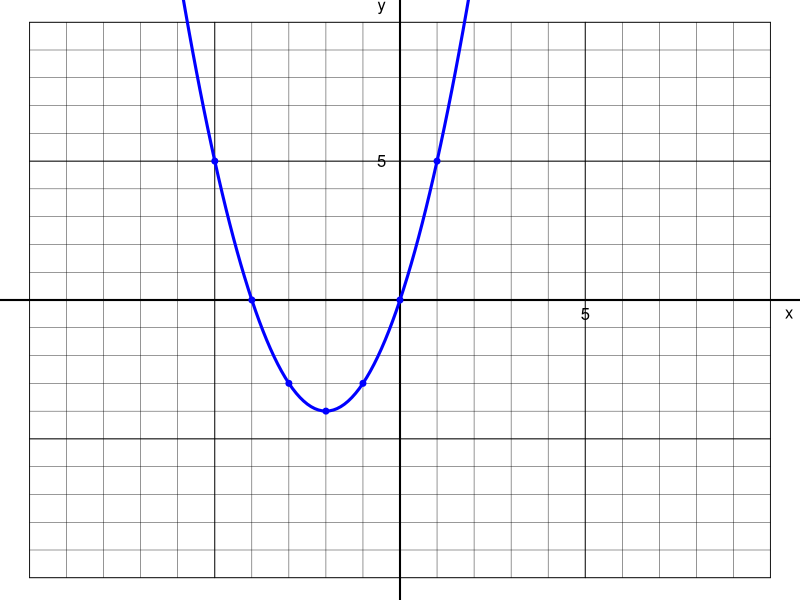

The R source for this figure:
## ---- chunk 1
hk = sample(1:6,2)*sample(c(-1,1),2,T)
h = hk[1]
k = hk[2]

lr = c("left","right")[(sign(h)+1)/2+1]
du = c("down","up")[(sign(k)+1)/2+1]

x1 = seq(-30,30,0.1)
y1 = (x1)^2
x2 = x1+h
y2 = y1+k

px1 = -30:30
py1 = (px1)^2
px2 = px1+h
py2 = py1+k


cch = paste0("(x+",-h,")^2+",k,collapse="")
cch = gsub("+-","-",cch,fixed=T)
ach = character()
for(i in c(-1,1)){
    for(j in c(-1,1)){
        ch = paste0("(x+",-h*i,")^2+",k*j,collapse="")
        ch = gsub("+-","-",ch,fixed=T)
        ach = c(ach,ch)
        ch = paste0("(x+",k*i,")^2+",h*j,collapse="")
        ch = gsub("+-","-",ch,fixed=T)
        ach = c(ach,ch)
    }
}
ach = sort(ach)
al = paste0("* $y=",ach,"$",collapse="\n")
sol = paste0(1*(ach==cch),collapse="")


## ---- chunk 2
par(mar=c(0,0,0,0),oma=c(0,0,0,0))
plot(0,0,"n",xlim=c(-10,10),ylim=c(-10,10),axes=F,ann=F)
for(i in -10:10){
    lines(c(i,i),c(-10,10),lwd=0.4)
    lines(c(-10,10),c(i,i),lwd=0.4)
}
for(i in seq(-10,10,5)){
    lines(c(i,i),c(-10,10),lwd=0.8)
    lines(c(-10,10),c(i,i),lwd=0.8)
}
abline(h=0,lwd=2)
abline(v=0,lwd=2)

text(10.5,-0.5,"x")
text(-0.5,10.5,"y")
text(5,-0.5,"5")
text(-0.5,5,"5")

lines(x2,y2,col="blue",lwd=3)
points(px2,py2,pch=19,col="blue",cex=0.8)
